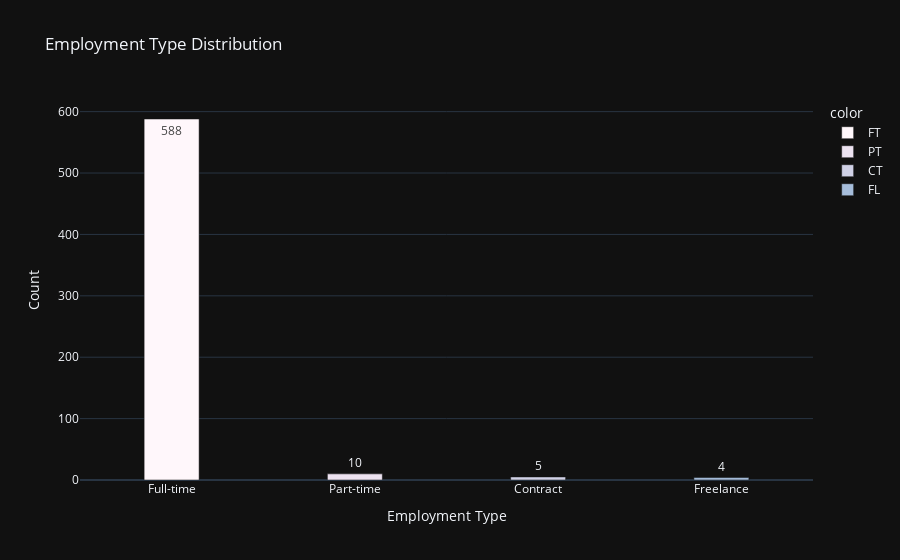

The cell this chart's notebook holds for it:
### Markdown cell above
There are 4 type here, each are:  
- PT: Part-time,
- FT: Full-time,
- CT: Contract,
- FL: Freelance

### Code cell
type_group = df['employment_type'].value_counts()
e_type=['Full-time', 'Part-time', 'Contract', 'Freelance']
fig=px.bar(
    y=type_group.values,
    x=e_type,
    color=type_group.index,
    color_discrete_sequence=px.colors.sequential.PuBuGn,
    text=type_group.values,
    template='plotly_dark',
    title='Employment Type Distribution')


fig.update_traces(width=0.3)
fig.update_layout(
    xaxis_title='Employment Type',
    yaxis_title='Count'
)

fig.show()

### Figure 1 — Plotly figure (JSON) as saved in the notebook; plotly's stock layout.template omitted (floating-point values rounded to 4 significant figures)
{"data": [{"alignmentgroup": "True", "hovertemplate": "color=FT<br>x=%{x}<br>y=%{y}<br>text=%{text}<extra></extra>", "legendgroup": "FT", "marker": {"color": "rgb(255,247,251)", "pattern": {"shape": ""}}, "name": "FT", "offsetgroup": "FT", "orientation": "v", "showlegend": true, "text": [588], "textposition": "auto", "type": "bar", "width": 0.3, "x": ["Full-time"], "xaxis": "x", "y": [588], "yaxis": "y"}, {"alignmentgroup": "True", "hovertemplate": "color=PT<br>x=%{x}<br>y=%{y}<br>text=%{text}<extra></extra>", "legendgroup": "PT", "marker": {"color": "rgb(236,226,240)", "pattern": {"shape": ""}}, "name": "PT", "offsetgroup": "PT", "orientation": "v", "showlegend": true, "text": [10], "textposition": "auto", "type": "bar", "width": 0.3, "x": ["Part-time"], "xaxis": "x", "y": [10], "yaxis": "y"}, {"alignmentgroup": "True", "hovertemplate": "color=CT<br>x=%{x}<br>y=%{y}<br>text=%{text}<extra></extra>", "legendgroup": "CT", "marker": {"color": "rgb(208,209,230)", "pattern": {"shape": ""}}, "name": "CT", "offsetgroup": "CT", "orientation": "v", "showlegend": true, "text": [5], "textposition": "auto", "type": "bar", "width": 0.3, "x": ["Contract"], "xaxis": "x", "y": [5], "yaxis": "y"}, {"alignmentgroup": "True", "hovertemplate": "color=FL<br>x=%{x}<br>y=%{y}<br>text=%{text}<extra></extra>", "legendgroup": "FL", "marker": {"color": "rgb(166,189,219)", "pattern": {"shape": ""}}, "name": "FL", "offsetgroup": "FL", "orientation": "v", "showlegend": true, "text": [4], "textposition": "auto", "type": "bar", "width": 0.3, "x": ["Freelance"], "xaxis": "x", "y": [4], "yaxis": "y"}], "layout": {"barmode": "relative", "legend": {"title": {"text": "color"}, "tracegroupgap": 0}, "title": {"text": "Employment Type Distribution"}, "xaxis": {"anchor": "y", "domain": [0, 1], "title": {"text": "Employment Type"}}, "yaxis": {"anchor": "x", "domain": [0, 1], "title": {"text": "Count"}}}}
